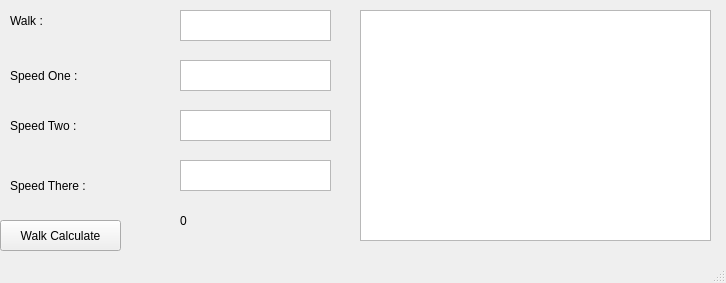
<?xml version="1.0" encoding="UTF-8"?>
<ui version="4.0">
 <class>MainWindow</class>
 <widget class="QMainWindow" name="MainWindow">
  <property name="geometry">
   <rect>
    <x>0</x>
    <y>0</y>
    <width>726</width>
    <height>283</height>
   </rect>
  </property>
  <property name="windowTitle">
   <string>MainWindow</string>
  </property>
  <widget class="QWidget" name="centralwidget">
   <widget class="QPushButton" name="pushButton">
    <property name="geometry">
     <rect>
      <x>0</x>
      <y>220</y>
      <width>121</width>
      <height>31</height>
     </rect>
    </property>
    <property name="text">
     <string>Walk Calculate</string>
    </property>
   </widget>
   <widget class="QTextEdit" name="textEdit">
    <property name="geometry">
     <rect>
      <x>180</x>
      <y>10</y>
      <width>151</width>
      <height>31</height>
     </rect>
    </property>
   </widget>
   <widget class="QTextEdit" name="textEdit_2">
    <property name="geometry">
     <rect>
      <x>180</x>
      <y>60</y>
      <width>151</width>
      <height>31</height>
     </rect>
    </property>
   </widget>
   <widget class="QTextEdit" name="textEdit_3">
    <property name="geometry">
     <rect>
      <x>180</x>
      <y>110</y>
      <width>151</width>
      <height>31</height>
     </rect>
    </property>
   </widget>
   <widget class="QLabel" name="label">
    <property name="geometry">
     <rect>
      <x>10</x>
      <y>10</y>
      <width>121</width>
      <height>21</height>
     </rect>
    </property>
    <property name="text">
     <string>Walk :</string>
    </property>
   </widget>
   <widget class="QLabel" name="label_2">
    <property name="geometry">
     <rect>
      <x>10</x>
      <y>60</y>
      <width>121</width>
      <height>31</height>
     </rect>
    </property>
    <property name="text">
     <string>Speed One : </string>
    </property>
   </widget>
   <widget class="QLabel" name="label_3">
    <property name="geometry">
     <rect>
      <x>10</x>
      <y>110</y>
      <width>121</width>
      <height>31</height>
     </rect>
    </property>
    <property name="text">
     <string>Speed Two :</string>
    </property>
   </widget>
   <widget class="QLabel" name="label_4">
    <property name="geometry">
     <rect>
      <x>10</x>
      <y>170</y>
      <width>121</width>
      <height>31</height>
     </rect>
    </property>
    <property name="text">
     <string>Speed There :</string>
    </property>
   </widget>
   <widget class="QTextEdit" name="textEdit_4">
    <property name="geometry">
     <rect>
      <x>180</x>
      <y>160</y>
      <width>151</width>
      <height>31</height>
     </rect>
    </property>
   </widget>
   <widget class="QLabel" name="label_5">
    <property name="geometry">
     <rect>
      <x>180</x>
      <y>200</y>
      <width>151</width>
      <height>41</height>
     </rect>
    </property>
    <property name="text">
     <string>0</string>
    </property>
   </widget>
   <widget class="QListView" name="listView">
    <property name="geometry">
     <rect>
      <x>360</x>
      <y>10</y>
      <width>351</width>
      <height>231</height>
     </rect>
    </property>
   </widget>
  </widget>
  <widget class="QMenuBar" name="menubar">
   <property name="geometry">
    <rect>
     <x>0</x>
     <y>0</y>
     <width>726</width>
     <height>21</height>
    </rect>
   </property>
  </widget>
  <widget class="QStatusBar" name="statusbar"/>
 </widget>
 <resources/>
 <connections/>
</ui>
